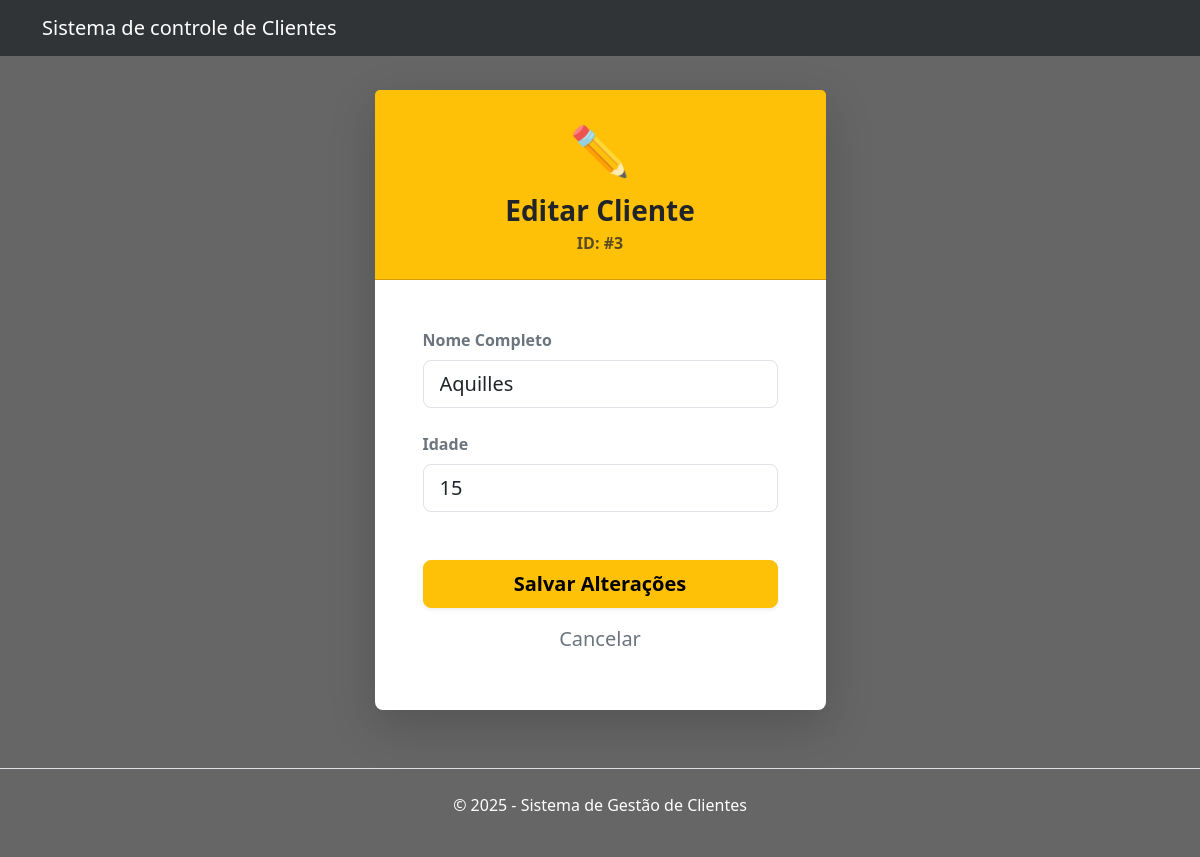
The app's page /editar_cliente/3 with its own data.
### tables this page shows
CREATE TABLE clientes (
id INTEGER PRIMARY KEY AUTOINCREMENT,
nome TEXT NOT NULL,
idade INTEGER
);

### app.py (the view, shortened to what this page needs)
@app.route('/editar_cliente/<int:id>', methods=['GET', 'POST'])
def editar(id):
    conn = sqlite3.connect('cadastro.db')
    conn.row_factory = sqlite3.Row
    c = conn.cursor()
    if request.method == 'GET':
        c.execute("SELECT * FROM clientes WHERE id=?", [id])
        cliente_encontrado = c.fetchone()
        conn.close()
        if cliente_encontrado is None:
            flash('Cliente não encontrado!', 'error')
            return redirect(url_for('listar'))
        return render_template("editar_cliente.html", cliente=cliente_encontrado)

### templates/editar_cliente.html (shortened to what this page needs)
{% extends "base.html" %}
{% block conteudo %}
<div class="row justify-content-center align-items-center" style="min-height: 80vh;">
    <div class="col-md-6 col-lg-5">
        <div class="card shadow-lg border-0 rounded-3">
            <div class="card-header bg-warning text-dark text-center py-4">
                <div style="font-size: 3rem;" class="mb-2">✏️</div>
                <h3 class="card-title fw-bold mb-0">Editar Cliente</h3>
                <p class="mb-0 mt-1 opacity-75 fw-bold">ID: #{{ cliente['id'] }}</p>
            </div>
            <div class="card-body p-4 p-md-5">
                <form method="POST" action="{{ url_for('editar', id=cliente['id']) }}">
                    <div class="mb-4">
                        <label for="nome" class="form-label fw-bold text-secondary">Nome Completo</label>
                        <input type="text"
                               class="form-control form-control-lg"
                               id="nome"
                               name="nome"
                               value="{{ cliente['nome'] }}"
                               required>
                    </div>
                    <div class="mb-4">
                        <label for="idade" class="form-label fw-bold text-secondary">Idade</label>
                        <input type="number"
                               class="form-control form-control-lg"
                               id="idade"
                               name="idade"
                               value="{{ cliente['idade'] }}"
                               min="0"
                               max="130"
                               required>
                    </div>
                    <div class="d-grid gap-2 mt-5">
                        <button type="submit" class="btn btn-warning btn-lg fw-bold shadow-sm">
                            Salvar Alterações
                        </button>
                        <a href="{{ url_for('listar') }}" class="btn btn-outline-secondary btn-lg border-0">
                            Cancelar
                        </a>
                    </div>
                </form>
            </div>
        </div>
    </div>
</div>
{% endblock %}

### static/style.css (style rules this page uses)
body { background-image: linear-gradient(rgba(0,0,0,0.6), rgba(0,0,0,0.6)), url('bg.jpg'); background-size: cover; background-position: center; background-repeat: no-repeat; background-attachment: fixed; min-height: 100vh; }

### records on screen
clientes: id "3", nome "Aquilles", idade "15"
